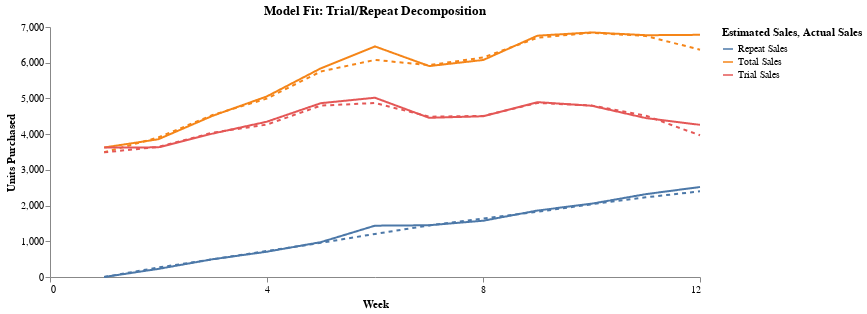

The notebook cell saved with this chart:
### Code cell
e_total_sales = e_weekly_sales[:12]
e_trial_sales = mean_weekly_unit_purchases.diagonal() * incr_triers
e_repeat_sales = e_total_sales - e_trial_sales

e_weekly_sales_df = pl.DataFrame({'Week': trial_weeks, 
                               'Total Sales': e_total_sales, 
                               'Trial Sales': e_trial_sales, 
                               'Repeat Sales': e_repeat_sales})

e_weekly_sales_df = e_weekly_sales_df.unpivot(index='Week', on=['Total Sales', 'Trial Sales', 'Repeat Sales'], variable_name='Estimated Sales', value_name='Sales')

forecasted_chart = (
    ChartTemp(e_weekly_sales_df)
    .line_encode(y_col='Sales', y_title='Units Purchased',  color='Estimated Sales:N', x_range=12, dash=[4,4])
)

actual_chart = (
    ChartTemp(weeklysalessplit_lf.collect())
    .line_encode(y_col='Sales', y_title='Units Purchased',  color='Actual Sales:N', x_range=12)
)

chart = forecasted_chart + actual_chart

layered_line_prop(chart=chart, title="Model Fit: Trial/Repeat Decomposition")

### Figure 1 — Vega-Lite specification as saved in the notebook (floating-point values rounded to 4 significant figures)
{"$schema": "https://vega.github.io/schema/vega-lite/v5.20.1.json", "config": {"axisX": {"grid": false}, "axisY": {"grid": false}, "view": {"continuousHeight": 300, "continuousWidth": 300, "stroke": null}}, "datasets": {"data-1b1a69d25392ff50073fe6b520106f43": [{"Actual Sales": "Total Sales", "Sales": 3627, "Week": 1}, {"Actual Sales": "Total Sales", "Sales": 3857, "Week": 2}, {"Actual Sales": "Total Sales", "Sales": 4512, "Week": 3}, {"Actual Sales": "Total Sales", "Sales": 5054, "Week": 4}, {"Actual Sales": "Total Sales", "Sales": 5843, "Week": 5}, {"Actual Sales": "Total Sales", "Sales": 6456, "Week": 6}, {"Actual Sales": "Total Sales", "Sales": 5906, "Week": 7}, {"Actual Sales": "Total Sales", "Sales": 6077, "Week": 8}, {"Actual Sales": "Total Sales", "Sales": 6757, "Week": 9}, {"Actual Sales": "Total Sales", "Sales": 6848, "Week": 10}, {"Actual Sales": "Total Sales", "Sales": 6770, "Week": 11}, {"Actual Sales": "Total Sales", "Sales": 6781, "Week": 12}, {"Actual Sales": "Trial Sales", "Sales": 3627, "Week": 1}, {"Actual Sales": "Trial Sales", "Sales": 3630, "Week": 2}, {"Actual Sales": "Trial Sales", "Sales": 4015, "Week": 3}, {"Actual Sales": "Trial Sales", "Sales": 4347, "Week": 4}, {"Actual Sales": "Trial Sales", "Sales": 4867, "Week": 5}, {"Actual Sales": "Trial Sales", "Sales": 5019, "Week": 6}, {"Actual Sales": "Trial Sales", "Sales": 4457, "Week": 7}, {"Actual Sales": "Trial Sales", "Sales": 4501, "Week": 8}, {"Actual Sales": "Trial Sales", "Sales": 4896, "Week": 9}, {"Actual Sales": "Trial Sales", "Sales": 4795, "Week": 10}, {"Actual Sales": "Trial Sales", "Sales": 4450, "Week": 11}, {"Actual Sales": "Trial Sales", "Sales": 4261, "Week": 12}, {"Actual Sales": "Repeat Sales", "Sales": 0, "Week": 1}, {"Actual Sales": "Repeat Sales", "Sales": 227, "Week": 2}, {"Actual Sales": "Repeat Sales", "Sales": 497, "Week": 3}, {"Actual Sales": "Repeat Sales", "Sales": 707, "Week": 4}, {"Actual Sales": "Repeat Sales", "Sales": 976, "Week": 5}, {"Actual Sales": "Repeat Sales", "Sales": 1437, "Week": 6}, {"Actual Sales": "Repeat Sales", "Sales": 1449, "Week": 7}, {"Actual Sales": "Repeat Sales", "Sales": 1576, "Week": 8}, {"Actual Sales": "Repeat Sales", "Sales": 1861, "Week": 9}, {"Actual Sales": "Repeat Sales", "Sales": 2053, "Week": 10}, {"Actual Sales": "Repeat Sales", "Sales": 2320, "Week": 11}, {"Actual Sales": "Repeat Sales", "Sales": 2520, "Week": 12}], "data-dea744d1ebbf6ccd26e12cba07126bf5": [{"Estimated Sales": "Total Sales", "Sales": 3491.0, "Week": 1}, {"Estimated Sales": "Total Sales", "Sales": 3907.0, "Week": 2}, {"Estimated Sales": "Total Sales", "Sales": 4535.0, "Week": 3}, {"Estimated Sales": "Total Sales", "Sales": 4994.0, "Week": 4}, {"Estimated Sales": "Total Sales", "Sales": 5755.0, "Week": 5}, {"Estimated Sales": "Total Sales", "Sales": 6079.0, "Week": 6}, {"Estimated Sales": "Total Sales", "Sales": 5932.0, "Week": 7}, {"Estimated Sales": "Total Sales", "Sales": 6147.0, "Week": 8}, {"Estimated Sales": "Total Sales", "Sales": 6700.0, "Week": 9}, {"Estimated Sales": "Total Sales", "Sales": 6838.0, "Week": 10}, {"Estimated Sales": "Total Sales", "Sales": 6749.0, "Week": 11}, {"Estimated Sales": "Total Sales", "Sales": 6365.0, "Week": 12}, {"Estimated Sales": "Trial Sales", "Sales": 3491.0, "Week": 1}, {"Estimated Sales": "Trial Sales", "Sales": 3641.0, "Week": 2}, {"Estimated Sales": "Trial Sales", "Sales": 4041.0, "Week": 3}, {"Estimated Sales": "Trial Sales", "Sales": 4267.0, "Week": 4}, {"Estimated Sales": "Trial Sales", "Sales": 4799.0, "Week": 5}, {"Estimated Sales": "Trial Sales", "Sales": 4872.0, "Week": 6}, {"Estimated Sales": "Trial Sales", "Sales": 4489.0, "Week": 7}, {"Estimated Sales": "Trial Sales", "Sales": 4511.0, "Week": 8}, {"Estimated Sales": "Trial Sales", "Sales": 4874.0, "Week": 9}, {"Estimated Sales": "Trial Sales", "Sales": 4801.0, "Week": 10}, {"Estimated Sales": "Trial Sales", "Sales": 4517.0, "Week": 11}, {"Estimated Sales": "Trial Sales", "Sales": 3967.0, "Week": 12}, {"Estimated Sales": "Repeat Sales", "Sales": 0, "Week": 1}, {"Estimated Sales": "Repeat Sales", "Sales": 266.0, "Week": 2}, {"Estimated Sales": "Repeat Sales", "Sales": 494.8, "Week": 3}, {"Estimated Sales": "Repeat Sales", "Sales": 727.7, "Week": 4}, {"Estimated Sales": "Repeat Sales", "Sales": 955.8, "Week": 5}, {"Estimated Sales": "Repeat Sales", "Sales": 1207.0, "Week": 6}, {"Estimated Sales": "Repeat Sales", "Sales": 1443.0, "Week": 7}, {"Estimated Sales": "Repeat Sales", "Sales": 1636.0, "Week": 8}, {"Estimated Sales": "Repeat Sales", "Sales": 1826.0, "Week": 9}, {"Estimated Sales": "Repeat Sales", "Sales": 2037.0, "Week": 10}, {"Estimated Sales": "Repeat Sales", "Sales": 2231.0, "Week": 11}, {"Estimated Sales": "Repeat Sales", "Sales": 2398.0, "Week": 12}]}, "height": 250, "layer": [{"data": {"name": "data-dea744d1ebbf6ccd26e12cba07126bf5"}, "encoding": {"color": {"field": "Estimated Sales", "type": "nominal"}, "x": {"axis": {"labelExpr": "datum.value", "title": "Week", "values": [0, 4, 8, 12]}, "field": "Week", "scale": {"domain": [0, 12]}, "type": "quantitative"}, "y": {"field": "Sales", "scale": {}, "title": "Units Purchased", "type": "quantitative"}}, "mark": {"strokeDash": [4, 4], "strokeWidth": 2, "type": "line"}}, {"data": {"name": "data-1b1a69d25392ff50073fe6b520106f43"}, "encoding": {"color": {"field": "Actual Sales", "type": "nominal"}, "x": {"axis": {"labelExpr": "datum.value", "title": "Week", "values": [0, 4, 8, 12]}, "field": "Week", "scale": {"domain": [0, 12]}, "type": "quantitative"}, "y": {"field": "Sales", "scale": {}, "title": "Units Purchased", "type": "quantitative"}}, "mark": {"strokeDash": [1, 0], "strokeWidth": 2, "type": "line"}}], "title": "Model Fit: Trial/Repeat Decomposition", "width": 650}
